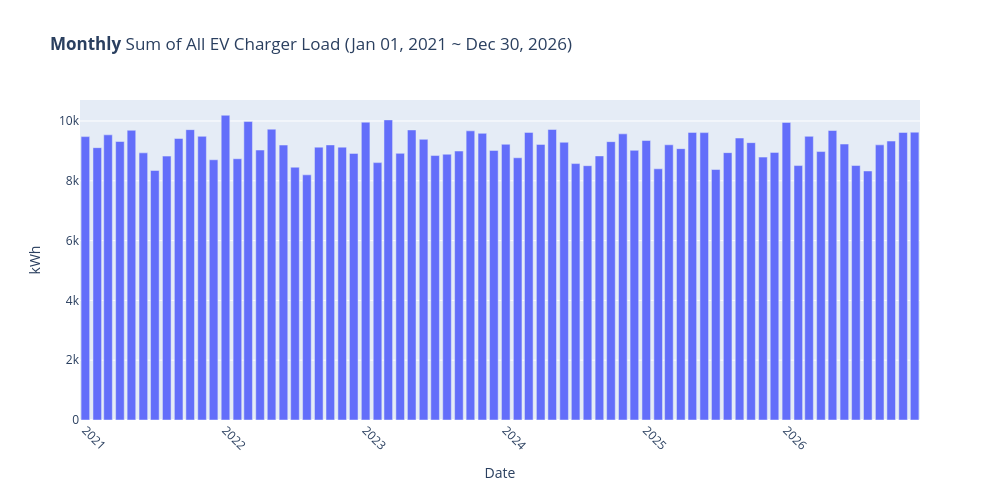

Notebook cell for this chart:
### Markdown cell above
## Monthly EV Charger consumption over entire history

### Code cell
# Create a copy to prepare the data with.
df = df_evch.copy()

# Pull out a date component out of timestamp to aggregate over.
df["year_month"] = df["date_hour"].dt.strftime("%Y-%m")

# Sum EV Chargers for all parkades for each month.
df_monthly = sum_loads(df, "year_month", "kWh")

# Order the data by correct year month notion and not by alphabetically.
df_monthly = df_monthly.sort_values("year_month").reset_index()

# Prepare a title with a date range.
title = add_date_range(
    df, time_col="date_hour", desc_str="<b>Monthly</b> Sum of All EV Charger Load"
)

# Plot.
fig = px.bar(
    df_monthly,
    x="year_month",
    y="kWh",
    title=title,
    labels={"year_month": "Date"},
    width=1000,
    height=500,
    range_y=[0, max(df_monthly["kWh"]) * 1.05],
)
fig.update_xaxes(tickangle=45)
fig.show()

### Figure 1 — Plotly figure (JSON) as saved in the notebook; plotly's stock layout.template omitted (floating-point values rounded to 4 significant figures)
{"data": [{"hovertemplate": "Date=%{x}<br>kWh=%{y}<extra></extra>", "legendgroup": "", "marker": {"color": "#636efa", "pattern": {"shape": ""}}, "name": "", "orientation": "v", "showlegend": false, "textposition": "auto", "type": "bar", "x": ["2021-01", "2021-02", "2021-03", "2021-04", "2021-05", "2021-06", "2021-07", "2021-08", "2021-09", "2021-10", "2021-11", "2021-12", "2022-01", "2022-02", "2022-03", "2022-04", "2022-05", "2022-06", "2022-07", "2022-08", "2022-09", "2022-10", "2022-11", "2022-12", "2023-01", "2023-02", "2023-03", "2023-04", "2023-05", "2023-06", "2023-07", "2023-08", "2023-09", "2023-10", "2023-11", "2023-12", "2024-01", "2024-02", "2024-03", "2024-04", "2024-05", "2024-06", "2024-07", "2024-08", "2024-09", "2024-10", "2024-11", "2024-12", "2025-01", "2025-02", "2025-03", "2025-04", "2025-05", "2025-06", "2025-07", "2025-08", "2025-09", "2025-10", "2025-11", "2025-12", "2026-01", "2026-02", "2026-03", "2026-04", "2026-05", "2026-06", "2026-07", "2026-08", "2026-09", "2026-10", "2026-11", "2026-12"], "xaxis": "x", "y": [9478.0, 9108.0, 9537.0, 9314.0, 9690.0, 8935.0, 8345.0, 8826.0, 9415.0, 9711.0, 9488.0, 8703.0, 10190.0, 8738.0, 9982.0, 9029.0, 9727.0, 9195.0, 8454.0, 8200.0, 9126.0, 9200.0, 9126.0, 8917.0, 9960.0, 8608.0, 10040.0, 8918.0, 9701.0, 9386.0, 8845.0, 8889.0, 8996.0, 9671.0, 9587.0, 9016.0, 9222.0, 8770.0, 9619.0, 9218.0, 9717.0, 9288.0, 8576.0, 8506.0, 8833.0, 9309.0, 9569.0, 9019.0, 9347.0, 8401.0, 9204.0, 9075.0, 9619.0, 9611.0, 8377.0, 8942.0, 9431.0, 9276.0, 8792.0, 8950.0, 9952.0, 8509.0, 9487.0, 8978.0, 9682.0, 9229.0, 8511.0, 8329.0, 9202.0, 9329.0, 9617.0, 9626.0], "yaxis": "y"}], "layout": {"barmode": "relative", "height": 500, "legend": {"tracegroupgap": 0}, "title": {"text": "<b>Monthly</b> Sum of All EV Charger Load (Jan 01, 2021 ~ Dec 30, 2026)"}, "width": 1000, "xaxis": {"anchor": "y", "domain": [0.0, 1.0], "tickangle": 45, "title": {"text": "Date"}}, "yaxis": {"anchor": "x", "domain": [0.0, 1.0], "range": [0, 10700.0], "title": {"text": "kWh"}}}}
